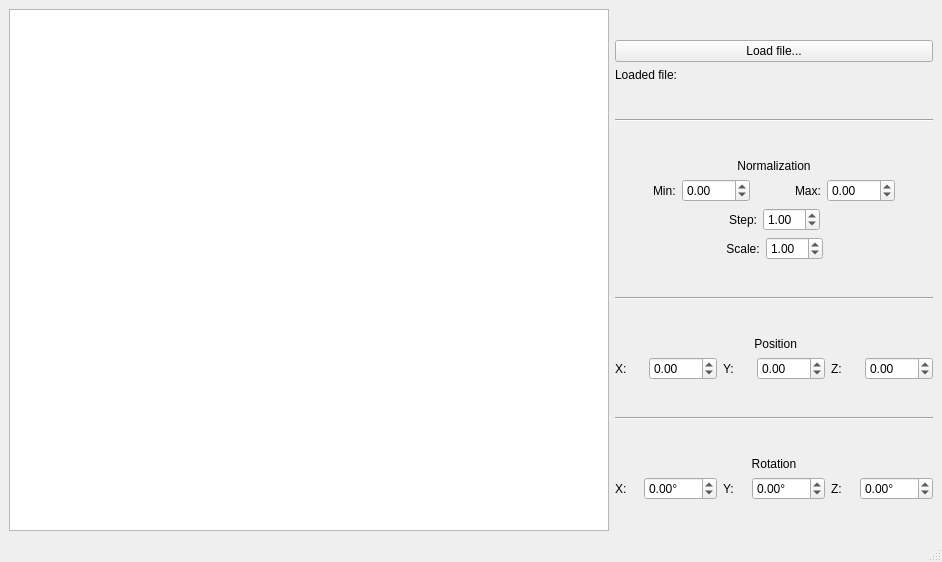
<?xml version="1.0" encoding="UTF-8"?>
<ui version="4.0">
 <class>MainWindow</class>
 <widget class="QMainWindow" name="MainWindow">
  <property name="geometry">
   <rect>
    <x>0</x>
    <y>0</y>
    <width>942</width>
    <height>562</height>
   </rect>
  </property>
  <property name="windowTitle">
   <string>Surface Viewer</string>
  </property>
  <widget class="QWidget" name="centralwidget">
   <layout class="QHBoxLayout" name="horizontalLayout_7">
    <item>
     <widget class="GestureGraphicsView" name="graphicsView">
      <property name="sizePolicy">
       <sizepolicy hsizetype="Fixed" vsizetype="Expanding">
        <horstretch>0</horstretch>
        <verstretch>0</verstretch>
       </sizepolicy>
      </property>
      <property name="minimumSize">
       <size>
        <width>600</width>
        <height>400</height>
       </size>
      </property>
     </widget>
    </item>
    <item>
     <layout class="QVBoxLayout" name="verticalLayout">
      <item>
       <spacer name="verticalSpacer_7">
        <property name="orientation">
         <enum>Qt::Orientation::Vertical</enum>
        </property>
        <property name="sizeHint" stdset="0">
         <size>
          <width>20</width>
          <height>40</height>
         </size>
        </property>
       </spacer>
      </item>
      <item>
       <widget class="QPushButton" name="loadFileButton">
        <property name="text">
         <string>Load file...</string>
        </property>
       </widget>
      </item>
      <item>
       <widget class="QLabel" name="loadedFileLabel">
        <property name="text">
         <string>Loaded file:</string>
        </property>
       </widget>
      </item>
      <item>
       <spacer name="verticalSpacer_6">
        <property name="orientation">
         <enum>Qt::Orientation::Vertical</enum>
        </property>
        <property name="sizeHint" stdset="0">
         <size>
          <width>20</width>
          <height>40</height>
         </size>
        </property>
       </spacer>
      </item>
      <item>
       <widget class="Line" name="line">
        <property name="orientation">
         <enum>Qt::Orientation::Horizontal</enum>
        </property>
       </widget>
      </item>
      <item>
       <spacer name="verticalSpacer_2">
        <property name="orientation">
         <enum>Qt::Orientation::Vertical</enum>
        </property>
        <property name="sizeHint" stdset="0">
         <size>
          <width>20</width>
          <height>40</height>
         </size>
        </property>
       </spacer>
      </item>
      <item>
       <widget class="QLabel" name="label">
        <property name="text">
         <string>Normalization</string>
        </property>
        <property name="alignment">
         <set>Qt::AlignmentFlag::AlignCenter</set>
        </property>
       </widget>
      </item>
      <item>
       <layout class="QHBoxLayout" name="horizontalLayout">
        <item>
         <spacer name="horizontalSpacer_4">
          <property name="orientation">
           <enum>Qt::Orientation::Horizontal</enum>
          </property>
          <property name="sizeHint" stdset="0">
           <size>
            <width>40</width>
            <height>20</height>
           </size>
          </property>
         </spacer>
        </item>
        <item>
         <widget class="QLabel" name="label_2">
          <property name="text">
           <string>Min:</string>
          </property>
         </widget>
        </item>
        <item>
         <widget class="QDoubleSpinBox" name="minNormSpinBox">
          <property name="minimum">
           <double>-200.000000000000000</double>
          </property>
          <property name="maximum">
           <double>200.000000000000000</double>
          </property>
         </widget>
        </item>
        <item>
         <spacer name="horizontalSpacer_3">
          <property name="orientation">
           <enum>Qt::Orientation::Horizontal</enum>
          </property>
          <property name="sizeHint" stdset="0">
           <size>
            <width>40</width>
            <height>20</height>
           </size>
          </property>
         </spacer>
        </item>
        <item>
         <widget class="QLabel" name="label_3">
          <property name="text">
           <string>Max:</string>
          </property>
         </widget>
        </item>
        <item>
         <widget class="QDoubleSpinBox" name="maxNormSpinBox">
          <property name="minimum">
           <double>-200.000000000000000</double>
          </property>
          <property name="maximum">
           <double>200.000000000000000</double>
          </property>
         </widget>
        </item>
        <item>
         <spacer name="horizontalSpacer_5">
          <property name="orientation">
           <enum>Qt::Orientation::Horizontal</enum>
          </property>
          <property name="sizeHint" stdset="0">
           <size>
            <width>40</width>
            <height>20</height>
           </size>
          </property>
         </spacer>
        </item>
       </layout>
      </item>
      <item>
       <layout class="QHBoxLayout" name="horizontalLayout_2">
        <item>
         <spacer name="horizontalSpacer">
          <property name="orientation">
           <enum>Qt::Orientation::Horizontal</enum>
          </property>
          <property name="sizeHint" stdset="0">
           <size>
            <width>40</width>
            <height>20</height>
           </size>
          </property>
         </spacer>
        </item>
        <item>
         <widget class="QLabel" name="label_4">
          <property name="text">
           <string>Step:</string>
          </property>
         </widget>
        </item>
        <item>
         <widget class="QDoubleSpinBox" name="stepDoubleSpinBox">
          <property name="maximum">
           <double>50.000000000000000</double>
          </property>
          <property name="value">
           <double>1.000000000000000</double>
          </property>
         </widget>
        </item>
        <item>
         <spacer name="horizontalSpacer_2">
          <property name="orientation">
           <enum>Qt::Orientation::Horizontal</enum>
          </property>
          <property name="sizeHint" stdset="0">
           <size>
            <width>40</width>
            <height>20</height>
           </size>
          </property>
         </spacer>
        </item>
       </layout>
      </item>
      <item>
       <layout class="QHBoxLayout" name="horizontalLayout_4">
        <item>
         <spacer name="horizontalSpacer_6">
          <property name="orientation">
           <enum>Qt::Orientation::Horizontal</enum>
          </property>
          <property name="sizeHint" stdset="0">
           <size>
            <width>40</width>
            <height>20</height>
           </size>
          </property>
         </spacer>
        </item>
        <item>
         <widget class="QLabel" name="label_13">
          <property name="text">
           <string>Scale:</string>
          </property>
          <property name="alignment">
           <set>Qt::AlignmentFlag::AlignCenter</set>
          </property>
         </widget>
        </item>
        <item>
         <widget class="QDoubleSpinBox" name="scaleSpinBox">
          <property name="maximum">
           <double>10.000000000000000</double>
          </property>
          <property name="value">
           <double>1.000000000000000</double>
          </property>
         </widget>
        </item>
        <item>
         <spacer name="horizontalSpacer_7">
          <property name="orientation">
           <enum>Qt::Orientation::Horizontal</enum>
          </property>
          <property name="sizeHint" stdset="0">
           <size>
            <width>40</width>
            <height>20</height>
           </size>
          </property>
         </spacer>
        </item>
       </layout>
      </item>
      <item>
       <spacer name="verticalSpacer">
        <property name="orientation">
         <enum>Qt::Orientation::Vertical</enum>
        </property>
        <property name="sizeHint" stdset="0">
         <size>
          <width>20</width>
          <height>40</height>
         </size>
        </property>
       </spacer>
      </item>
      <item>
       <widget class="Line" name="line_2">
        <property name="orientation">
         <enum>Qt::Orientation::Horizontal</enum>
        </property>
       </widget>
      </item>
      <item>
       <spacer name="verticalSpacer_3">
        <property name="orientation">
         <enum>Qt::Orientation::Vertical</enum>
        </property>
        <property name="sizeHint" stdset="0">
         <size>
          <width>20</width>
          <height>40</height>
         </size>
        </property>
       </spacer>
      </item>
      <item>
       <widget class="QLabel" name="label_5">
        <property name="text">
         <string> Position</string>
        </property>
        <property name="alignment">
         <set>Qt::AlignmentFlag::AlignCenter</set>
        </property>
       </widget>
      </item>
      <item>
       <layout class="QHBoxLayout" name="horizontalLayout_3">
        <item>
         <widget class="QLabel" name="label_6">
          <property name="text">
           <string>X:</string>
          </property>
         </widget>
        </item>
        <item>
         <widget class="QDoubleSpinBox" name="posXSpinBox">
          <property name="minimum">
           <double>-200.000000000000000</double>
          </property>
          <property name="maximum">
           <double>200.000000000000000</double>
          </property>
         </widget>
        </item>
        <item>
         <widget class="QLabel" name="label_7">
          <property name="text">
           <string>Y:</string>
          </property>
         </widget>
        </item>
        <item>
         <widget class="QDoubleSpinBox" name="posYSpinBox">
          <property name="minimum">
           <double>-200.000000000000000</double>
          </property>
          <property name="maximum">
           <double>200.000000000000000</double>
          </property>
         </widget>
        </item>
        <item>
         <widget class="QLabel" name="label_8">
          <property name="text">
           <string>Z:</string>
          </property>
         </widget>
        </item>
        <item>
         <widget class="QDoubleSpinBox" name="posZSpinBox">
          <property name="minimum">
           <double>-200.000000000000000</double>
          </property>
          <property name="maximum">
           <double>200.000000000000000</double>
          </property>
         </widget>
        </item>
       </layout>
      </item>
      <item>
       <spacer name="verticalSpacer_4">
        <property name="orientation">
         <enum>Qt::Orientation::Vertical</enum>
        </property>
        <property name="sizeHint" stdset="0">
         <size>
          <width>20</width>
          <height>40</height>
         </size>
        </property>
       </spacer>
      </item>
      <item>
       <widget class="Line" name="line_3">
        <property name="orientation">
         <enum>Qt::Orientation::Horizontal</enum>
        </property>
       </widget>
      </item>
      <item>
       <spacer name="verticalSpacer_5">
        <property name="orientation">
         <enum>Qt::Orientation::Vertical</enum>
        </property>
        <property name="sizeHint" stdset="0">
         <size>
          <width>20</width>
          <height>40</height>
         </size>
        </property>
       </spacer>
      </item>
      <item>
       <widget class="QLabel" name="label_9">
        <property name="text">
         <string>Rotation</string>
        </property>
        <property name="alignment">
         <set>Qt::AlignmentFlag::AlignCenter</set>
        </property>
       </widget>
      </item>
      <item>
       <layout class="QVBoxLayout" name="verticalLayout_2">
        <item>
         <layout class="QHBoxLayout" name="horizontalLayout_6">
          <item>
           <widget class="QLabel" name="label_10">
            <property name="text">
             <string>X:</string>
            </property>
           </widget>
          </item>
          <item>
           <widget class="QDoubleSpinBox" name="rotXSpinBox">
            <property name="suffix">
             <string>°</string>
            </property>
            <property name="minimum">
             <double>-180.000000000000000</double>
            </property>
            <property name="maximum">
             <double>180.000000000000000</double>
            </property>
           </widget>
          </item>
          <item>
           <widget class="QLabel" name="label_11">
            <property name="text">
             <string>Y:</string>
            </property>
           </widget>
          </item>
          <item>
           <widget class="QDoubleSpinBox" name="rotYSpinBox">
            <property name="suffix">
             <string>°</string>
            </property>
            <property name="minimum">
             <double>-180.000000000000000</double>
            </property>
            <property name="maximum">
             <double>180.000000000000000</double>
            </property>
           </widget>
          </item>
          <item>
           <widget class="QLabel" name="label_12">
            <property name="text">
             <string>Z:</string>
            </property>
           </widget>
          </item>
          <item>
           <widget class="QDoubleSpinBox" name="rotZSpinBox">
            <property name="suffix">
             <string>°</string>
            </property>
            <property name="minimum">
             <double>-180.000000000000000</double>
            </property>
            <property name="maximum">
             <double>180.000000000000000</double>
            </property>
           </widget>
          </item>
         </layout>
        </item>
        <item>
         <spacer name="verticalSpacer_8">
          <property name="orientation">
           <enum>Qt::Orientation::Vertical</enum>
          </property>
          <property name="sizeHint" stdset="0">
           <size>
            <width>20</width>
            <height>40</height>
           </size>
          </property>
         </spacer>
        </item>
       </layout>
      </item>
     </layout>
    </item>
   </layout>
  </widget>
  <widget class="QMenuBar" name="menubar">
   <property name="geometry">
    <rect>
     <x>0</x>
     <y>0</y>
     <width>942</width>
     <height>24</height>
    </rect>
   </property>
  </widget>
  <widget class="QStatusBar" name="statusbar"/>
 </widget>
 <customwidgets>
  <customwidget>
   <class>GestureGraphicsView</class>
   <extends>QGraphicsView</extends>
   <header>gesturegraphicsview.h</header>
  </customwidget>
 </customwidgets>
 <resources/>
 <connections/>
</ui>
